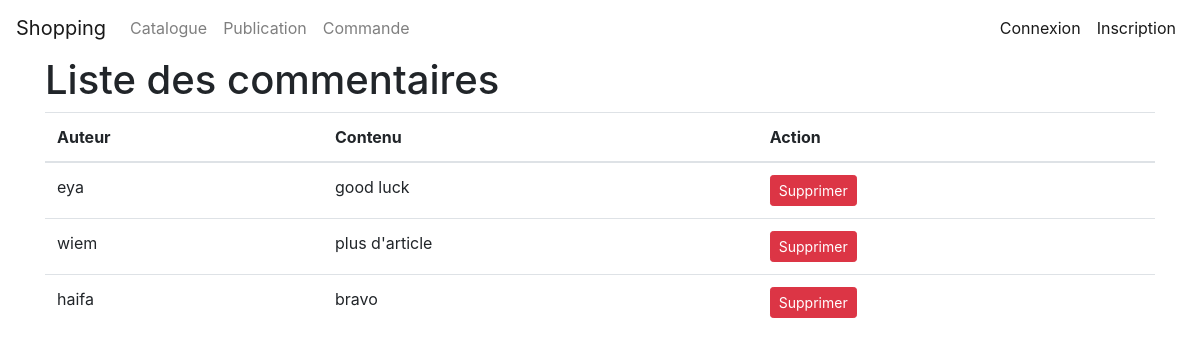
Screenshot of /magasin/liste_commentaires/ with the database file from the repository.
### magasin/models.py (models this page shows, shortened)
class Commentaire(models.Model):
    auteur = models.CharField(max_length=100)
    contenu = models.TextField()
    date_creation = models.DateTimeField(auto_now_add=True)
    from django.db import models

### magasin/views.py (the view)
# urls.py: path('liste_commentaires/', views.liste_commentaires, name='liste_commentaires'),
def liste_commentaires(request):
    if request.method == 'POST':
        form = CommentaireForm(request.POST)
        if form.is_valid():
            form.save()
            return redirect('liste_commentaires')
    else:
        form = CommentaireForm()
    commentaires = Commentaire.objects.all()
    return render(request, 'magasin/liste_commentaires.html', {'form': form, 'commentaires': commentaires})

### magasin/templates/magasin/liste_commentaires.html (shortened to what this page needs)
{% extends 'magasin/base.html' %}
{% block content %}
<div class="container">
    <h1>Liste des commentaires</h1>
    {% if commentaires %}
        <table class="table">
            <thead>
                <tr>
                    <th>Auteur</th>
                    <th>Contenu</th>
                    <th>Action</th>
                </tr>
            </thead>
            <tbody>
                {% for commentaire in commentaires %}
                    <tr>
                        <td>{{ commentaire.auteur }}</td>
                        <td>{{ commentaire.contenu }}</td>
                        <td>
                            <form method="post" action="{% url 'magasin:supprimer_commentaire' commentaire.id %}">
                                <button type="submit" class="btn btn-danger btn-sm">Supprimer</button>
                            </form>
                        </td>
                    </tr>
                {% endfor %}
            </tbody>
        </table>
    {% else %}
        <p>Aucun commentaire pour le moment.</p>
    {% endif %}
</div>
{% endblock %}

### rows the page displays
Commentaire: auteur "eya", contenu "good luck"
Commentaire: auteur "wiem", contenu "plus d'article"
Commentaire: auteur "haifa", contenu "bravo"
